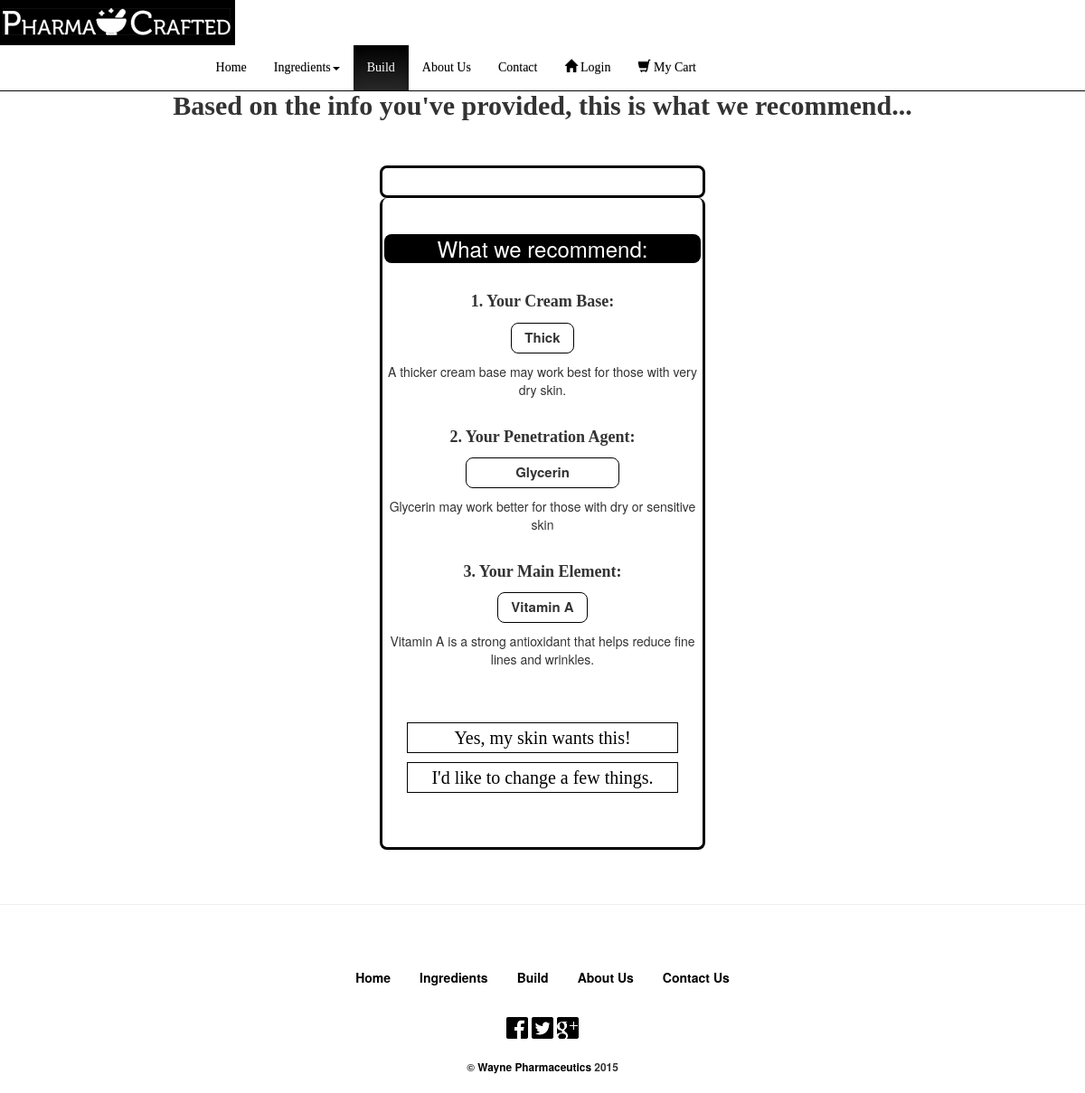
Screenshot of /users/1/result with the database file from the repository.
### creamUsers/models.py (models this page shows, shortened)
class Ingredient (models.Model):
	inType = models.CharField(max_length = 20)
	ingreName = models.CharField(max_length = 50)
	description = models.CharField(max_length = 100)

class Product (models.Model):
	price = models.DecimalField(max_digits=18, decimal_places=2, verbose_name=_('price'))
	ingredient1 = models.ForeignKey(Ingredient, related_name='ingredient_cream')
	ingredient2 = models.ForeignKey(Ingredient, related_name='ingredient_penetrate')
	ingredient3 = models.ForeignKey(Ingredient, related_name='ingredient_main', default=6)

### creamUsers/views.py (the view)
# urls.py: url(r'^(?P<product_id>\d+)/result$', views.resultNoAnswer, name='resultNoAnswer'),
def resultNoAnswer (request, product_id):
	prod = get_object_or_404(Product, pk=product_id)
	return render(request, 'creamUsers/prodResult.html', {'product' : prod, 'ingredient1':prod.ingredient1, 'ingredient2':prod.ingredient2,})

### creamUsers/templates/creamUsers/prodResult.html (shortened to what this page needs)
<!DOCTYPE html>
<html lang="en">
{% extends "baseNavFooter.html" %}
{% block content %}
{% load staticfiles %}
{% load bootstrap3 %}
<div class="page-row">
<nav class="navbar transparent navbar-inverse navbar-fixed-top" role="navigation">
	<div class="container-fluid col-md-8" style="float:center;border-left:0px; border-right:0px; margin-left:auto; margin-right: auto;">
		<div class="navbar-header">
			<a class="navbar-brand" style="" href="/"></a>
		</div>
		<div class="collapse navbar-collapse" id="bs-example-navbar-collapse-1">
		  <ul class="nav navbar-nav">
			<li><a href="/">Home</a></li>
			<li class="dropdown" href="plan.html"><a class="dropdown-toggle" data-toggle="dropdown" href="plan.html">Ingredients<span class="caret"></span></a>
			</li>
			<li class="active"><a href="/build/">Build</a></li>
			<li><a href="/about/">About Us</a></li>
			<li><a href="/contact/">Contact</a></li>
			{% if user.is_authenticated %}
			<li id="menu-gap"><a href="/users/"><span class="glyphicon glyphicon-user"></span> {{user.username}}</a></li>
			<li id="menu-gap"><a href="/logout/"><span class="glyphicon glyphicon-off"></span> Logout</a></li>
			{% else %}
			<li id="menu-gap"><a href="/login/"><span class="glyphicon glyphicon-home"></span> Login</a></li>
			{% endif %}
			<li><a href="{% url 'creamUsers:cartdetail' %}"><span class="glyphicon glyphicon-shopping-cart"></span> My Cart</a></li>
		  </ul>
		</div>
	</div>
</nav>
	<div id="buildtitle">
		<h2><center/><strong/></h2>
	</div>
	<h2 class="question">Based on the info you've provided, this is what we recommend...</h2><br/><br/>
	<div id="results" style="width:30%; margin-left: auto; margin-right: auto; text-align:center; border: 3px solid black; padding-bottom:30px; border-radius: 8px;">
	</div>
	<div id="suggestions" style="width:30%; margin-left: auto; margin-right: auto; text-align:center;border-radius: 8px; border-bottom: 3px solid black; border-left: 3px solid black; border-right: 3px solid black; text-align:center; padding-bottom:50px;">
		<br/><h3 style="padding:3px;color:white;background:black;border-radius:8px;width:350px;margin-left:auto;margin-right:auto;">What we recommend:</h3>
		<form action=""><br/>
			<p style="font-family:Museo; font-size: 18px">1. Your Cream Base:</p> <p class="resing" style="width:70px;">{{ingredient1.ingreName}}</p>
			<p style="font-weight:300;">{{ingredient1.description}}</p>
		</form>
		<form action=""><br/>
			<p style="font-family:Museo; font-size: 18px">2. Your Penetration Agent:</p> <p class="resing" style="width:170px;">{{ingredient2.ingreName}}</p>
			<p style="font-weight:300;">{{ingredient2.description}}</p>
		</form>
		<form action=""><br/>
			<p style="font-family:Museo; font-size: 18px">3. Your Main Element:</p> <p class="resing" style="width:100px;">{{product.ingredient3.ingreName}}</p>
			<p style="font-weight:300;">{{product.ingredient3.description}}</p>
			<br/><br/>
		</form>
		<div id="buttons">
		<a href = "{% url 'creamUsers:addproduct' product.id%}"><h4 class="h4link" style="border:1px solid black; font-family:Museo; font-size: 20px">Yes, my skin wants this!</h4></a>
		<a href = "{% url 'creamUsers:editProd' product.id %}"><h4 class="h4link" style="border:1px solid black; font-family:Museo; font-size: 20px">I'd like to change a few things.</h4></a>
		</div>
	</div><br/><br/>
</div>
{% endblock %}

### creamUsers/static/creamUsers/style.css (style rules this page uses)
body { display:table; width:100%; height:100%; overflow:scroll; -webkit-overflow-scrolling: touch; }
.page-row { display:table-row; height:1px; table-align:center; margin-left:auto; margin-right:auto; }
.navbar.transparent.navbar.navbar-fixed-top { -webkit-transiton: opacity 0.2s; -moz-transition: opacity 0.2s; -ms-transition: opacity 0.2s; -o-transition: opacity 0.2s; -transition: opacity 0.2s; }
.navbar-brand { background: url(images/logo.png) no-repeat; width:260px; }
.navbar>.container .navbar-brand, .navbar>.container-fluid .navbar-brand { font-size:30px; font-family: "Lobster Two"; opacity:1; }
.container-fluid { border-bottom:#dddddd; }
ul.nav.navbar-nav { float:right; font-family: "Museo"; }
body { padding-top:50px; }
html, body, div, span, applet, object, iframe, h1, h2, h3, h4, h5, h6, p, blockquote, pre, a, abbr, acronym, address, big, cite, code, del, dfn, em, img, ins, kbd, q, s, samp, small, strike, strong, sub, sup, tt, var, b, u, i, center, dl, dt, dd, ol, ul, li, fieldset, form, label, legend, table, caption, tbody, tfoot, thead, tr, th, td, article, aside, canvas, details, embed, figure, figcaption, footer, header, hgroup, menu, nav, output, ruby, section, summary, time, mark, audio, video { margin: 0; padding: 0; border: 0; font-size: 100%; font: inherit; vertical-align: baseline; }
article, aside, details, figcaption, figure, footer, header, hgroup, menu, nav, section { display: block; }
body { line-height: 1; }
ol, ul { list-style: none; }
body { font: 13px/20px 'Lucida Grande', Tahoma, Verdana, sans-serif; color: #464646; }
#buildtitle { margin-top:100px; }
#buttons { text-align:center; font-family:Museo; }
.question { font-family:Museo; font-weight:700; text-align:center; margin-left:auto; margin-right:auto; }

### creamUsers/templates/creamUsers/prodResult.html (style rules this page uses)
h4.h4link { font-size:20px; color:black; background:white; width:300px; margin-left:auto; margin-right:auto; padding:5px; }
.resing { font-size:15px; padding-5px; border:1px solid black; border-radius:8px; margin-left:auto; margin-right:auto; text-align:center; padding-top:5px; padding-bottom:5px; }

### rows the page displays
Ingredient: ingreName "Thick", description "A thicker cream base may work best for those with very dry skin."
Ingredient: ingreName "Glycerin", description "Glycerin may work better for those with dry or sensitive skin"
Product: ingredient3.ingreName "Vitamin A", ingredient3.description "Vitamin A is a strong antioxidant that helps reduce fine lines and wrinkles."
